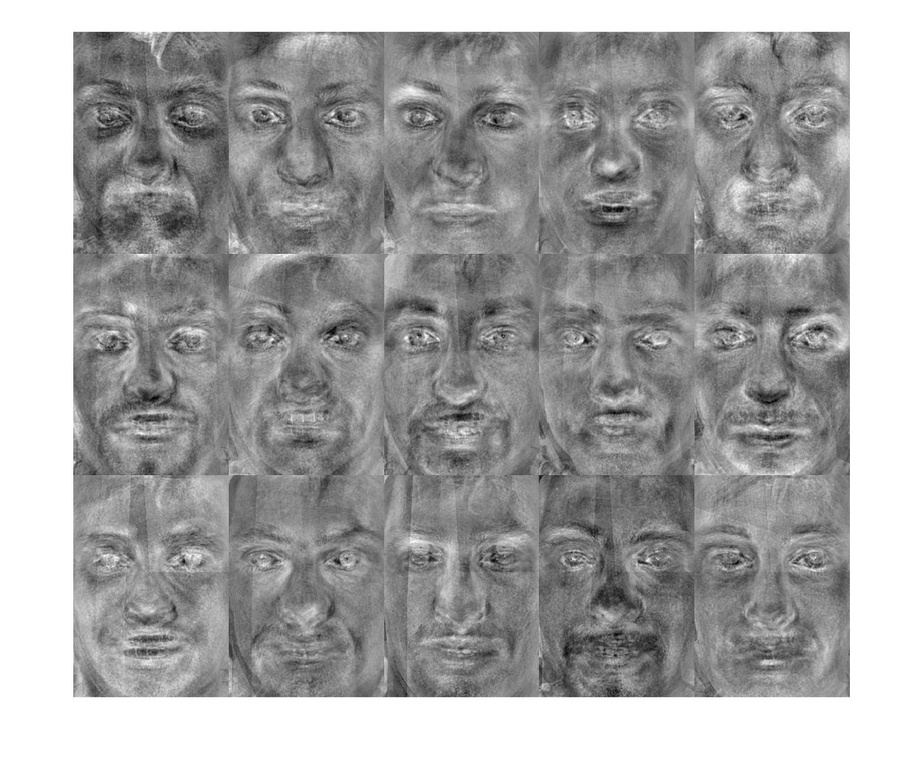
%> input picture fisherfaces.jpg, 924 x 764 px, shrunk from 1135 x 939 before the run
$ octave --eval "result = faceMask4(imread('fisherfaces.jpg'));"   (GNU Octave 9; MATLAB toolbox functions it lacks are replaced by stand-ins)
%> lines starting %> are read from the running program, lines starting %| are printed output that depends on the picture; in (x1, y1, x2, y2) boxes, pixels count from 0 and x2, y2 are one past the last pixel; in counts of white or black regions, pixels touching at a corner belong together; the program's own positions count from 1
function mask = faceMask4(imIn)
    %% inte standard mask från rapport
    jm = rgb2lab(imIn);
%> jm: size 764x924x3 double; mean of channels 1, 2, 3 66.6, 0, 0
    vm = mat2gray(jm(:,:,3));
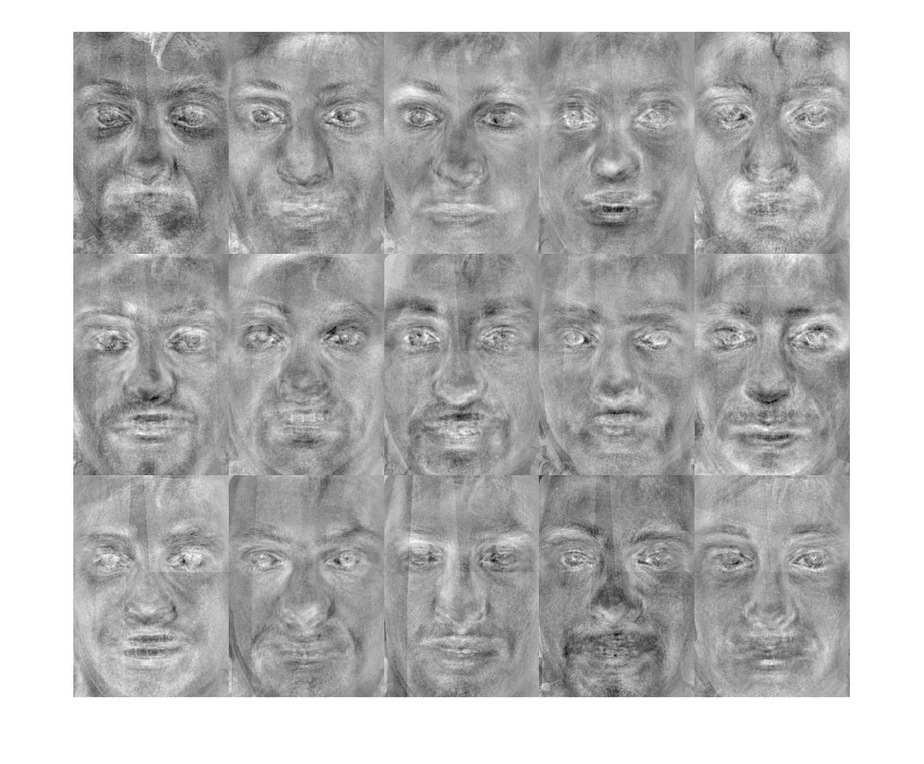
%> vm: size 764x924 double; min 0, max 1, mean 0.712
    bw = im2bw(vm);
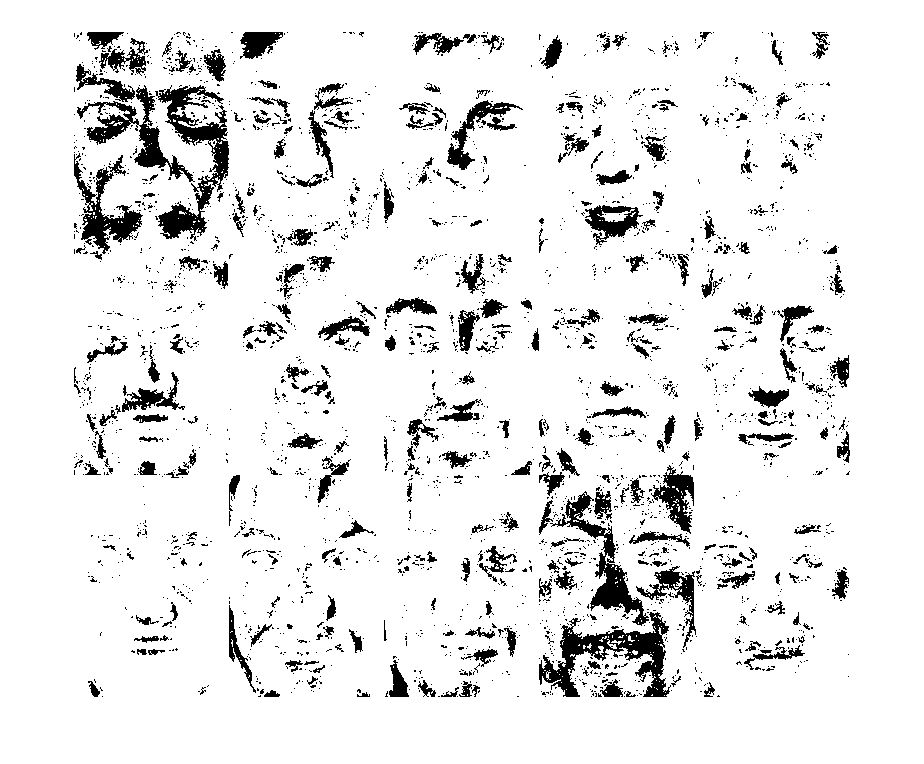
%> bw: size 764x924 logical; 91.4% white; 2816 black regions (2483 under 20 px), largest, box (x1, y1, x2, y2) and area: (539, 612, 671, 697) 3842, (155, 85, 229, 241) 3730, (550, 491, 649, 626) 2573
    im2 = imIn;
%> im2 is the input picture: size 764x924x3 uint8; min 0, max 255, mean 164
    im2(~cat(3,bw,bw,bw)) = 255;
%> im2: size 764x924x3 uint8; 8.64% of pixels changed, all inside (x1, y1, x2, y2) = (74, 32, 850, 697)
    mask = mat2gray(im2);
%> mask: size 764x924x3 double; mean of channels 1, 2, 3 0.508, 0.508, 0.508
    mask = rgb2gray(mask);
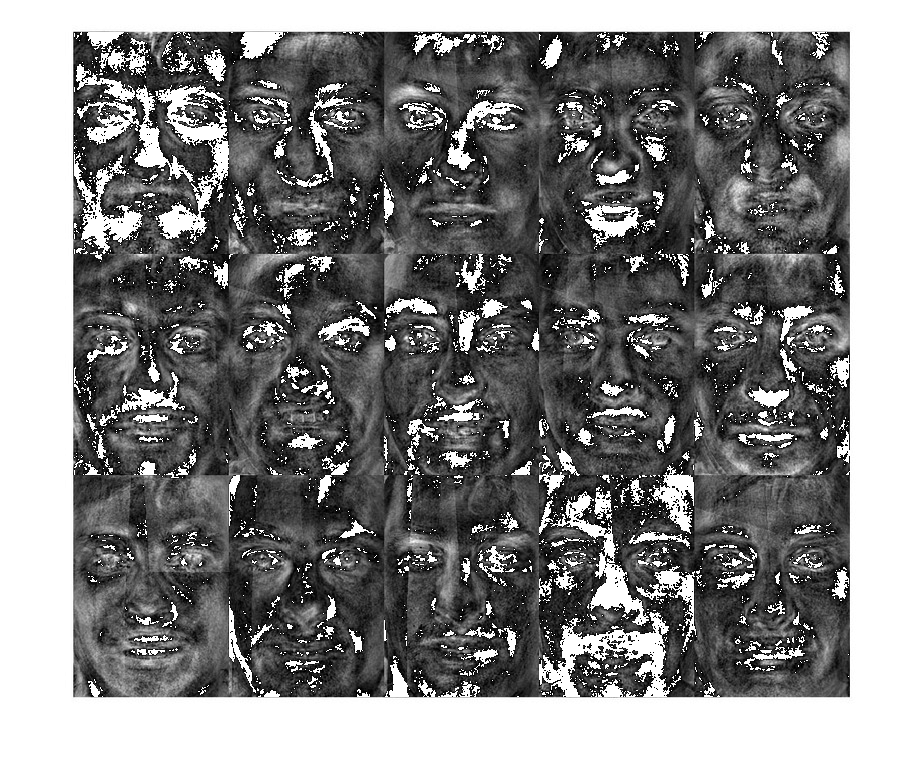
%> mask: size 764x924 double; min 0, max 1, mean 0.508
end
